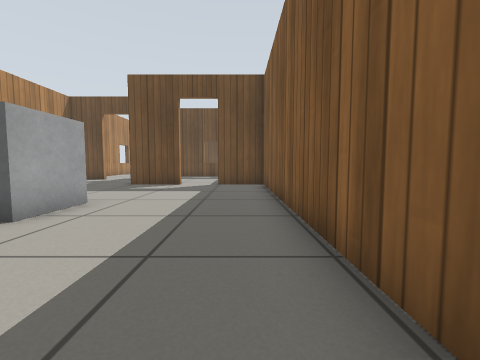
[1] (above)

24 first-person views from a walk through a Gazebo world. The camera is 0.5 m above the floor, tilts 4° down and sees 90° across. The floor is counted in squares, 0.5 m on a side. Each view is taken from the middle of a square. On the plan, view 1 faces up. The plan holds only what a view shows up to about 10 squares ahead; the rest is blank. Simple patterns stand in for the simulator's built-in surfaces. Simple shapes stand in for some stock models.

[2]
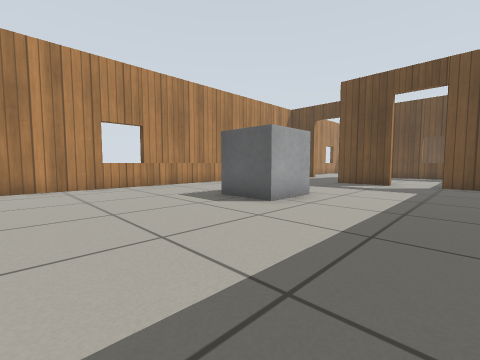

[3]
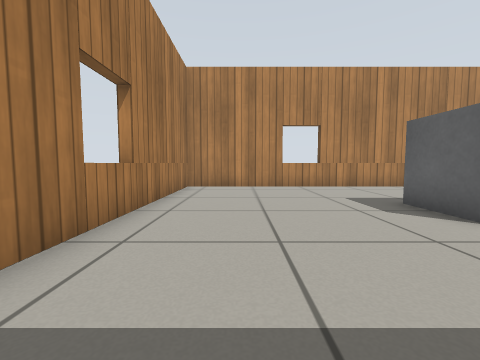

[4]
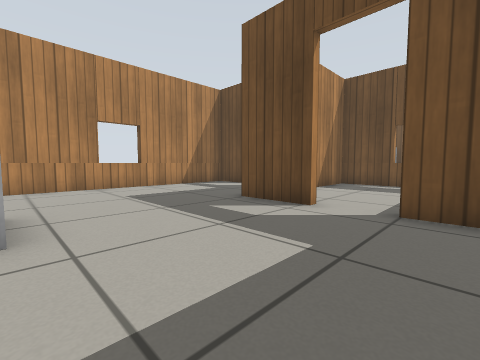

[5]
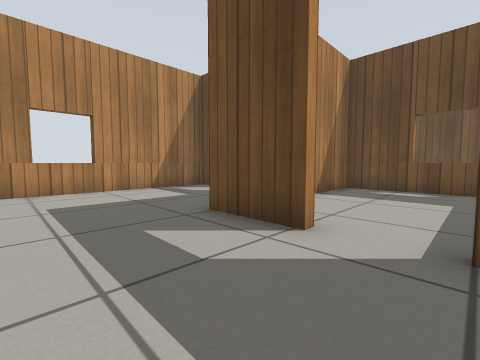

[6]
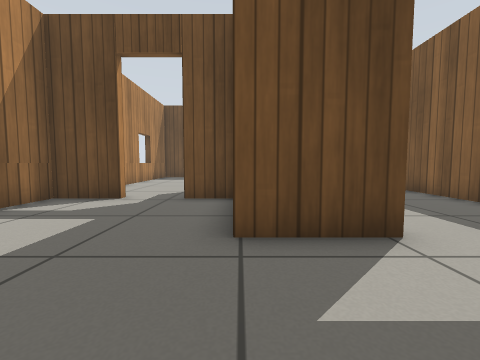

[7]
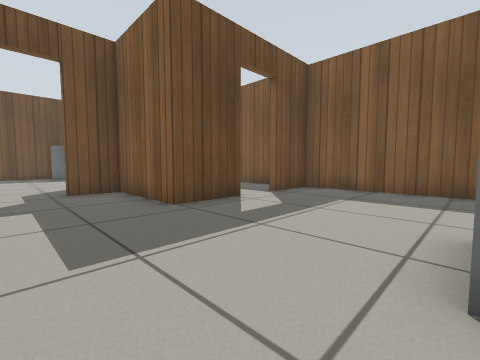

[8]
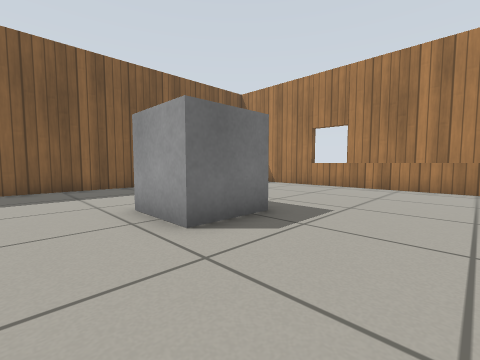

[9]
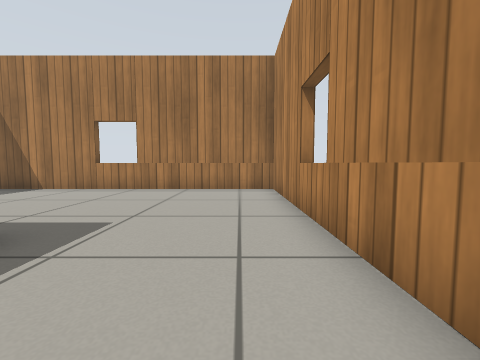

[10]
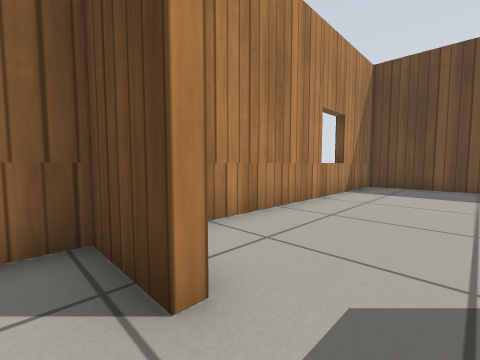

[11]
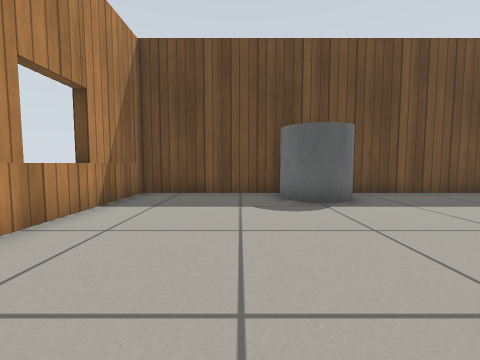

[12]
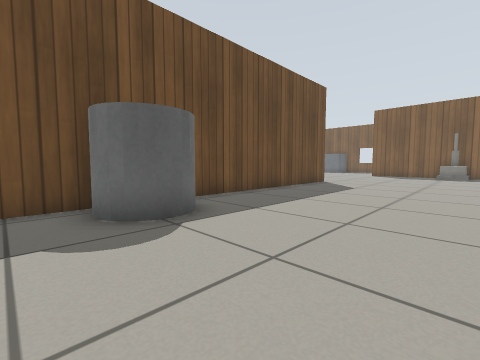

[13]
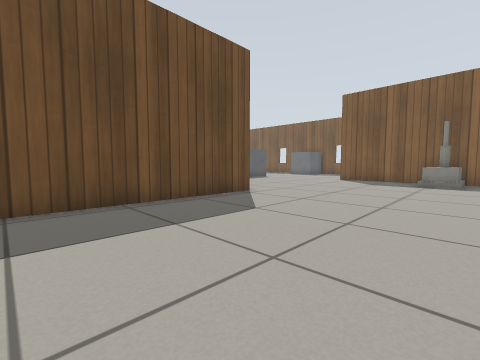

[14]
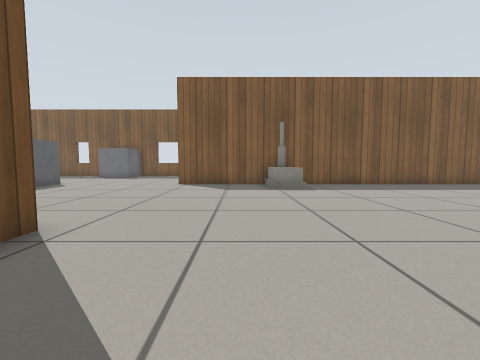

[15]
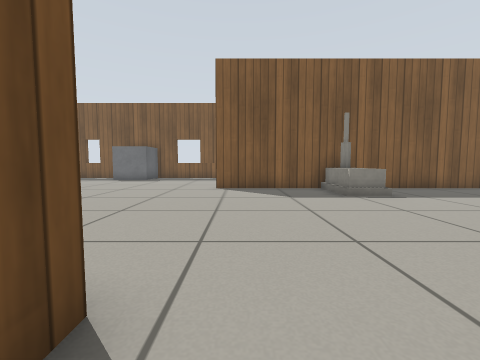

[16]
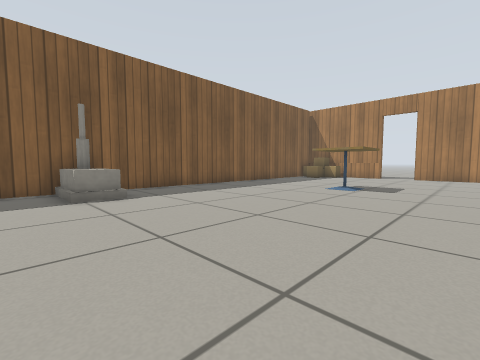

[17]
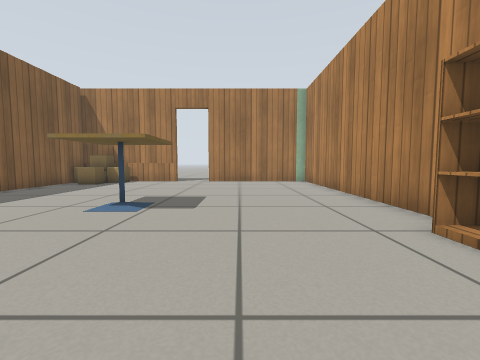

[18]
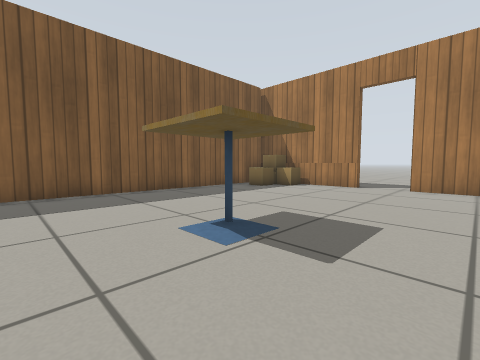

[19]
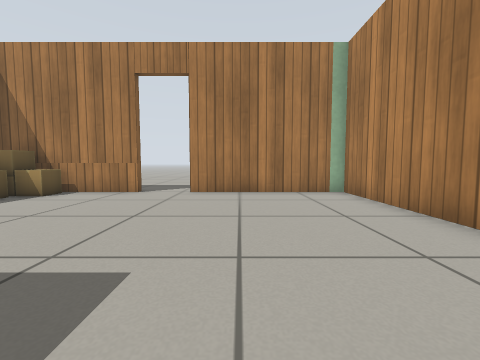

[20]
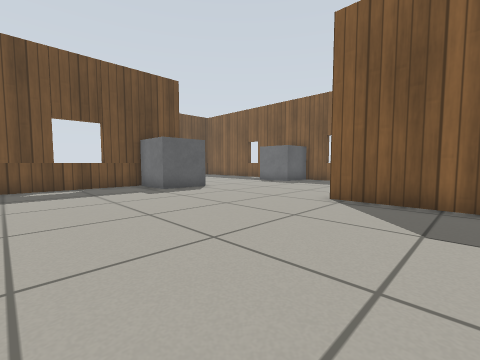

[21]
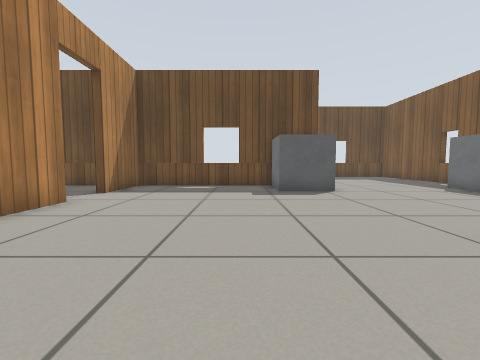

[22]
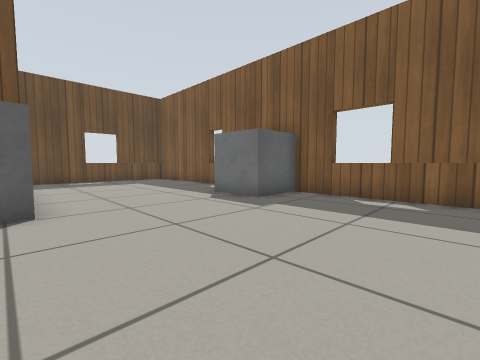

[23]
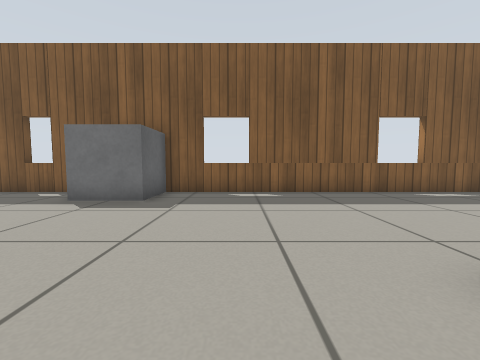

[24]
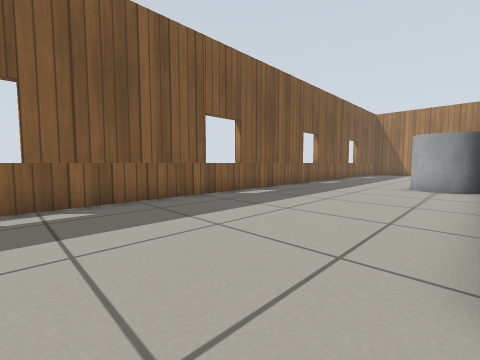

### Floor plan
Ten units are one square. View 1 is at (0, 0); x grows to the right and y downward. Boxes are objects, and circles mark ways between rooms. Rooms are numbered by the first view taken in them; rooms with no view inside come last. Other rooms are left out.
<svg viewBox="-108 -359 318 386">
<path fill="none" stroke="#000" d="M-27 -112 -51 -112 -51 -147 -66 -147M11 -10 11 -112 -11 -112M-84 -147 -103 -147 -103 22 4 22M56 -250 -103 -250 -103 -165M55 -282 55 -264M14 -144 14 -48 67 -48M203 -186 203 -295M55 -322 55 -300M108 -327 69 -327M135 -78 135 -250M135 -327 130 -327M85 -48 105 -48M203 -314 203 -354M-10 -179 -48 -179 -48 -152M11 -140 11 -169"/>
<rect x="-65" y="-65" width="30" height="30" fill="#bbb"><title>grey box</title></rect>
<rect x="-65" y="-245" width="30" height="20" fill="#bbb"><title>grey cylinder</title></rect>
<rect x="15" y="-165" width="10" height="20" fill="#bbb"><title>bookshelf</title></rect>
<rect x="65" y="-135" width="20" height="20" fill="#bbb"><title>cafe table</title></rect>
<rect x="105" y="-65" width="10" height="20" fill="#bbb"><title>cardboard box</title></rect>
<rect x="115" y="-65" width="10" height="10" fill="#bbb"><title>cardboard box</title></rect>
<rect x="115" y="-75" width="10" height="10" fill="#bbb"><title>cardboard box</title></rect>
<rect x="115" y="-205" width="20" height="10" fill="#bbb"><title>house</title></rect>
<rect x="115" y="-325" width="20" height="20" fill="#bbb"><title>grey box</title></rect>
<rect x="145" y="-165" width="20" height="20" fill="#bbb"><title>grey cylinder</title></rect>
<rect x="185" y="-315" width="20" height="20" fill="#bbb"><title>grey box</title></rect>
<circle cx="-75" cy="-150" r="3" fill="#2a7"/>
<circle cx="-15" cy="-110" r="3" fill="#2a7"/>
<text x="-50" y="-60">1</text>
<text x="90" y="-200">2</text>
<text x="-20" y="-150">3</text>
</svg>
Room 1 opens to room 2. Room 1 opens to room 3.

Where each view was taken, in squares from view 1:
view 1: 0 up, 0 right, facing up
view 2: 1 down, 0 right, facing up-left
view 3: 0 up, 0 right, facing left
view 4: 6 up, 0 right, facing up-left
view 5: 8 up, 1 left, facing up-left
view 6: 8 up, 5 left, facing up
view 7: 6 up, 8 left, facing up-right
view 8: 8 up, 9 left, facing down-right
view 9: 7 up, 9 left, facing down
view 10: 14 up, 7 left, facing up-left
view 11: 17 up, 7 left, facing up
view 12: 19 up, 7 left, facing up-right
view 13: 19 up, 1 left, facing up-right
view 14: 22 up, 2 right, facing right
view 15: 24 up, 4 right, facing right
view 16: 22 up, 4 right, facing down-right
view 17: 18 up, 5 right, facing down
view 18: 15 up, 5 right, facing down-right
view 19: 13 up, 5 right, facing down
view 20: 22 up, 7 right, facing up-right
view 21: 22 up, 10 right, facing up
view 22: 25 up, 13 right, facing up-right
view 23: 27 up, 12 right, facing right
view 24: 27 up, 14 right, facing down-right
